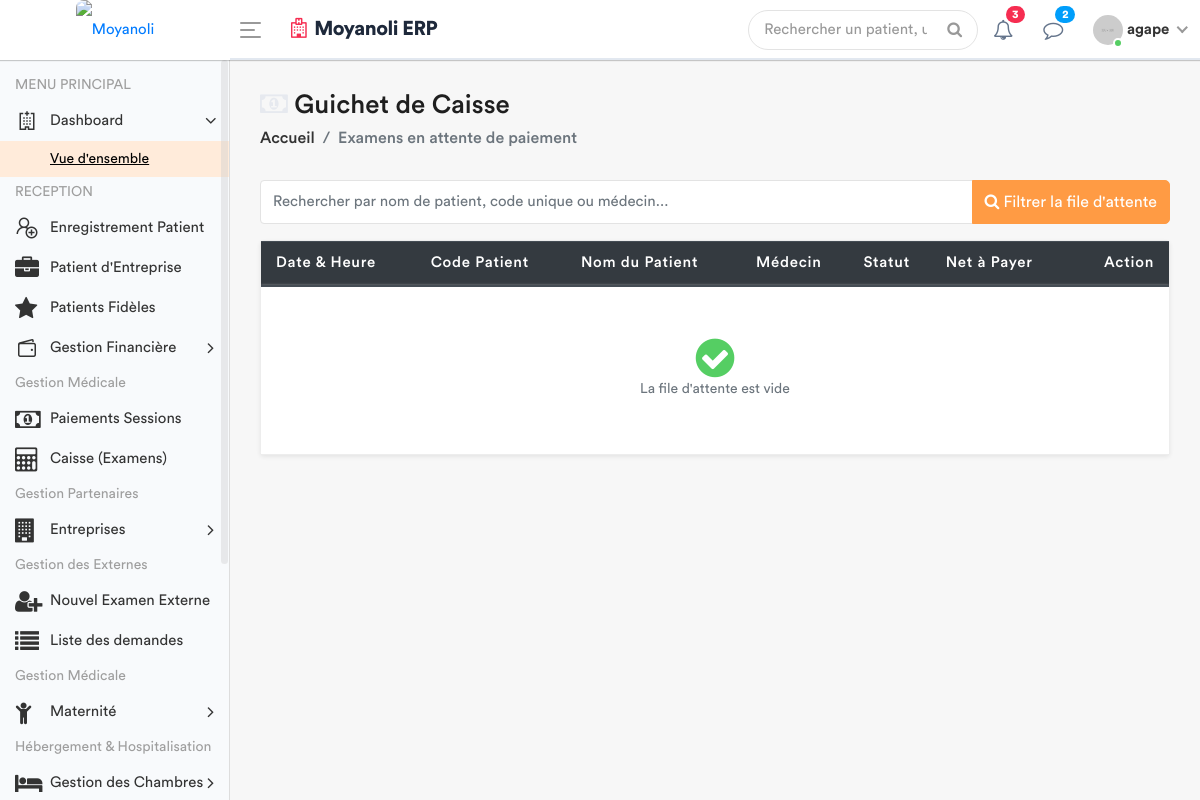
The page /caisse/file-d-attente/ (signed in) on the database as committed earlier.
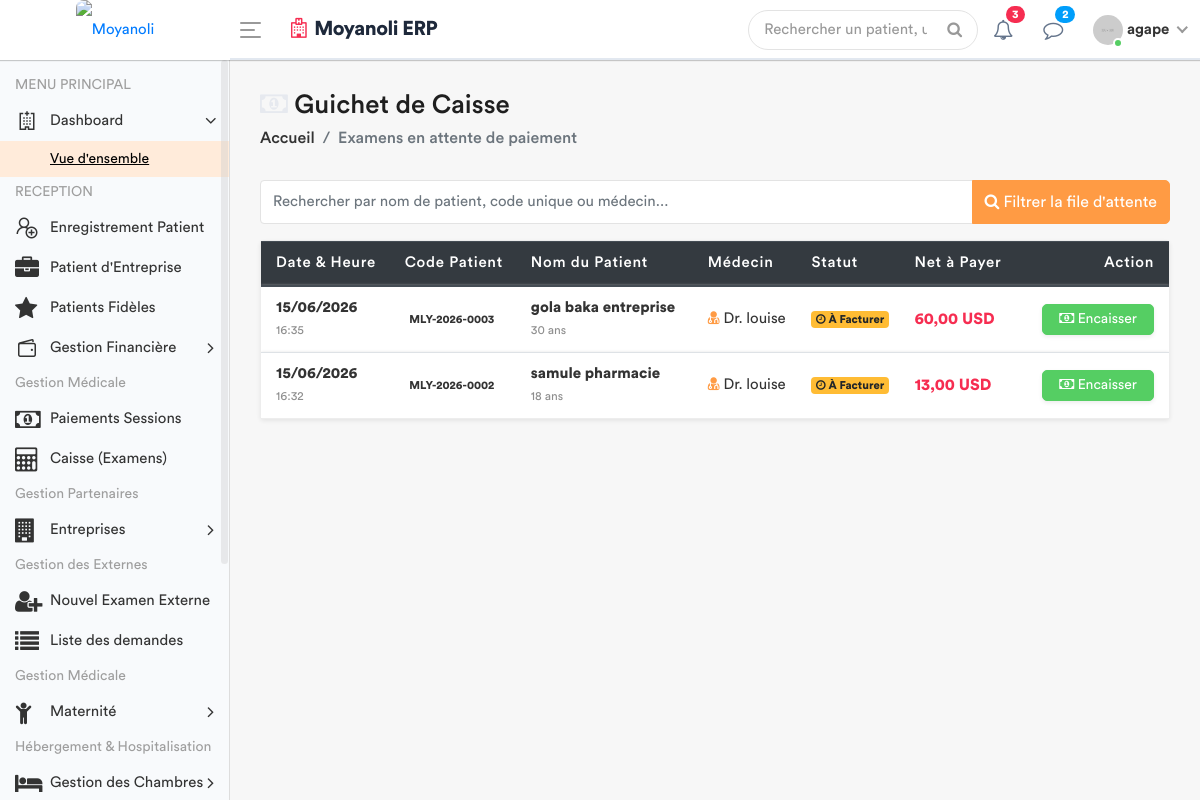
The same page on the database as committed later.
### apps/models.py (models this page shows, shortened)
class Consultation(models.Model):
    triage = models.OneToOneField(SigneVital, db_index=True, on_delete=models.CASCADE)
    medecin = models.ForeignKey(settings.AUTH_USER_MODEL, on_delete=models.SET_NULL, null=True)
    motif_consultation = models.TextField(verbose_name="Motif")
    histoire_maladie = models.TextField(verbose_name="Histoire de la maladie")
    examen_physique = models.TextField(verbose_name="Examen physique")
    complement_d_anamnese = models.CharField(max_length=200, null=True)
    hypothese_diagnostique = models.TextField(verbose_name="Hypothèse diagnostique")
    date_creation = models.DateTimeField(default=timezone.now)
    consultation_payee = models.BooleanField(default=False, verbose_name="Consultation payée")
    session = models.OneToOneField(SessionSoins, on_delete=models.CASCADE, null=True)

class SigneVital(models.Model):
    patient = models.ForeignKey(Patient, on_delete=models.CASCADE)
    temperature = models.DecimalField(max_digits=4, decimal_places=1)
    poids = models.DecimalField(max_digits=5, decimal_places=2)
    tension_arterielle = models.CharField(max_length=10)
    frequence_cardiaque = models.IntegerField()
    frequence_respiratoire = models.IntegerField(null=True, blank=True)
    saturation_oxygene = models.IntegerField(null=True, blank=True)
    date_prelevement = models.DateTimeField(default=timezone.now)
    infirmier = models.ForeignKey(User, on_delete=models.SET_NULL, null=True)
    est_consulte = models.BooleanField(default=False)
    session = models.ForeignKey(SessionSoins, on_delete=models.CASCADE, related_name='signes_vitaux', null=True)

class Patient(models.Model):
    TYPE_CHOICES = [
        ('SIMPLE', 'Patient Simple'),
        ('FIDELE', 'Patient Fidèle'),
        ('CONVENTIONNE', 'Patient Conventionné'),
    ]
    code_patient = models.CharField(max_length=20, unique=True, editable=False)
    noms = models.CharField(max_length=100)
    service = models.ForeignKey('Service', on_delete=models.PROTECT, related_name='patients', null=True)
    sexe = models.CharField(max_length=1, choices=[('M', 'Masculin'), ('F', 'Féminin')])
    age = models.CharField(max_length=30)
    adresse = models.TextField()
    telephone = models.CharField(max_length=20)
    type_patient = models.CharField(max_length=15, choices=TYPE_CHOICES, default='SIMPLE')
    a_carte_fidelite = models.BooleanField(default=False, verbose_name="Possède carte de fidélité")
    entreprise = models.ForeignKey(
        'Entreprise',
        on_delete=models.SET_NULL,
        null=True,
        blank=True,
        related_name='patients',
        verbose_name="Entreprise (si conventionné)"
    )
    fiche_payee = models.BooleanField(default=False)
    created_by = models.ForeignKey(User, on_delete=models.SET_NULL, null=True, related_name='patients_crees')
    date_creation = models.DateTimeField(auto_now_add=True)
    date_modification = models.DateTimeField(auto_now=True)

### apps/views.py (the view)
# urls.py: path('caisse/file-d-attente/', views.liste_attente_caisse, name='liste_attente_caisse'),
@login_required
def liste_attente_caisse(request):
    consultations_a_payer = Consultation.objects.annotate(
        total_prescrit=Coalesce(
            Sum('examens__prestation__prix'),
            Value(0.00, output_field=DecimalField())
        ),
        total_verse=Coalesce(
            Sum('paiements__montant_verse'),
            Value(0.00, output_field=DecimalField())
        ),
        total_reductions=Coalesce(
            Sum('paiements__montant_reduction'),
            Value(0.00, output_field=DecimalField())
        )
    ).annotate(
        total_couvert=F('total_verse') + F('total_reductions')
    ).annotate(
        reste_a_payer=ExpressionWrapper(
            F('total_prescrit') - F('total_couvert'),
            output_field=DecimalField(max_digits=12, decimal_places=2)
        )
    ).filter(
        reste_a_payer__gt=0
    ).distinct().order_by('-date_creation')
    query = request.GET.get('q')
    if query:
        consultations_a_payer = consultations_a_payer.filter(
            Q(triage__patient__noms__icontains=query) |
            Q(triage__patient__code_patient__icontains=query)
        )
    role = Fonction.objects.filter(userKey=request.user).first()
    fonctionKey = role.fonctionKey.roleName if role else None
    context = {
        'consultations': consultations_a_payer,
        'fonctionKey': fonctionKey
    }
    return render(request, 'back-end/caisse/liste_attente.html', context)

### apps/templates/back-end/caisse/liste_attente.html (shortened to what the changed rows need)
<!DOCTYPE html>
{% load static %}
<html lang="fr">
    <head>
        {% include 'back-end/includes/css.html' %}
    </head>
    <body>
        <div class="main-wrapper">
            <div class="page-wrapper">
                <div class="content container-fluid">
                    <div class="row">
                        <div class="col-md-12">
                            <div class="card shadow-sm">
                                <div class="card-body p-0">
                                    <div class="table-responsive">
                                        <table class="table table-hover custom-table mb-0 datatable">
                                            <thead class="thead-dark">
                                                <tr>
                                                    <th>Date & Heure</th>
                                                    <th>Code Patient</th>
                                                    <th>Nom du Patient</th>
                                                    <th>Médecin</th>
                                                    <th>Statut</th>
                                                    <th>Net à Payer</th>
                                                    <th class="text-right">Action</th>
                                                </tr>
                                            </thead>
                                            <tbody>
                                                {% for c in consultations %}
                                                <tr>
                                                    <td>
                                                        <strong>{{ c.date_creation|date:"d/m/Y" }}</strong><br>
                                                        <small class="text-muted">{{ c.date_creation|date:"H:i" }}</small>
                                                    </td>
                                                    <td>
                                                        <span class="badge badge-light-info">{{ c.triage.patient.code_patient }}</span>
                                                    </td>
                                                    <td>
                                                        <strong>{{ c.triage.patient.noms }}</strong><br>
                                                        <small class="text-muted">{{ c.triage.patient.age }} ans</small>
                                                    </td>
                                                    <td>
                                                        <i class="fa fa-user-md text-primary"></i> Dr. {{ c.medecin.get_full_name|default:c.medecin.username }}
                                                    </td>
                                                    <td>
                                                        <span class="badge badge-warning">
                                                            <i class="fa fa-clock-o"></i> À Facturer
                                                        </span>
                                                    </td>
                                                    <td>
                                                        <strong class="text-danger" style="font-size: 16px;">
                                                            {{ c.reste_a_payer|floatformat:2 }} USD
                                                        </strong>
                                                    </td>
                                                    <td class="text-right">
                                                        <a href="{% url 'encaisser_examens_prescrits' c.id %}" class="btn btn-sm btn-success px-3 shadow-sm">
                                                            <i class="fa fa-money"></i> Encaisser
                                                        </a>
                                                    </td>
                                                </tr>
                                                {% empty %}
                                                <tr>
                                                    <td colspan="7" class="text-center text-muted py-5">
                                                        <i class="fa fa-check-circle fa-3x text-success"></i>
                                                        <h5 class="text-secondary font-weight-normal">La file d'attente est vide</h5>
                                                    </td>
                                                </tr>
                                                {% endfor %}
                                            </tbody>
                                        </table>
                                    </div>
                                </div>
                            </div>
                        </div>
                    </div>
                </div>
            </div>
        </div>
    </body>
</html>

Rows that differ between the two databases and show on the page:
added Consultation: date_creation "15/06/2026", date_creation "16:35", triage.patient.code_patient "MLY-2026-0003", triage.patient.noms "gola baka entreprise", triage.patient.age "30", medecin.get_full_name "louise", reste_a_payer "60,00"
added Consultation: date_creation "15/06/2026", date_creation "16:32", triage.patient.code_patient "MLY-2026-0002", triage.patient.noms "samule pharmacie", triage.patient.age "18", medecin.get_full_name "louise", reste_a_payer "13,00"
Other text that changed with them:
text no longer shown: "La file d'attente est vide"
